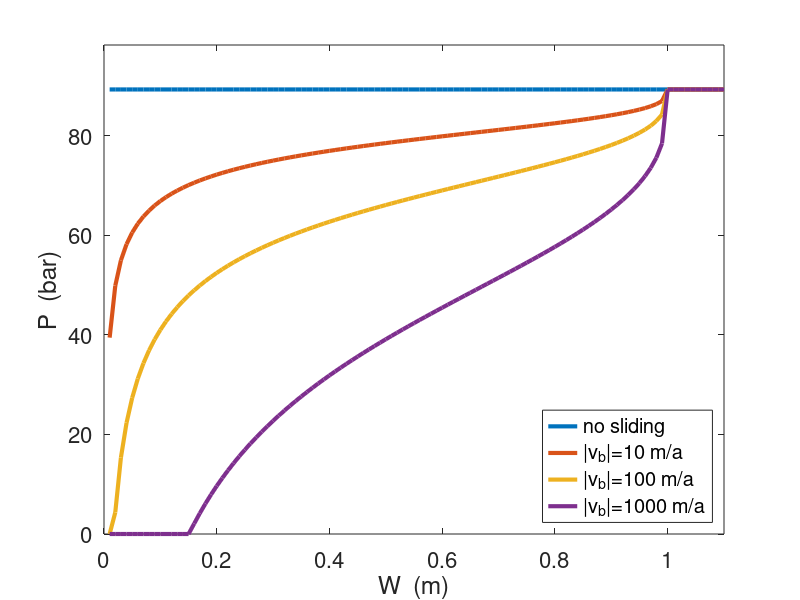

The MATLAB script that drew this image:
function plotpsteady;
% PLOTPSTEADY  Plot P = P(W) in steady state.

spera = 31556926.0;
rhoi  = 910.0;         % kg m-3
rhow  = 1028.0;        % kg m-3
g     = 9.81;          % m s-2

% major model parameters:
A  = 3.1689e-24;       % ice softness (Pa-3 s-1)
Wr = 1.0;              % m
c1 = 0.500;            % m-1
c2 = 0.040;            % [pure]
CC = c1 / (c2 * A)

h0 = 1000.0;         % m
Po = rhoi * g * h0;

W = 0.01:.01:1.1*Wr;

% four different amounts of sliding:
v0   = 100.0 / spera;  % m/s
Pno  = PofW(W,    0.0,Po,CC,Wr) / 1e5;
Plow = PofW(W, 0.1*v0,Po,CC,Wr) / 1e5;
Pmed = PofW(W, 1.0*v0,Po,CC,Wr) / 1e5;
Phgh = PofW(W,10.1*v0,Po,CC,Wr) / 1e5;

set(0,'defaultlinelinewidth',3.0)
set(0,'defaultaxesfontsize',16.0)

plot(W,Pno,W,Plow,W,Pmed,W,Phgh);
legend('no sliding','|v_b|=10 m/a','|v_b|=100 m/a','|v_b|=1000 m/a',...
       'location','southeast')
xlabel('W  (m)'), ylabel('P  (bar)')
axis([0 max(W) 0 1.1*Po/1e5])

  function P = PofW(W,vb,Po,CC,Wr)
  frac = CC * vb * max(0.0, Wr - W) ./ W;
  P = max(0.0, Po - frac.^(1/3));
  end

end

